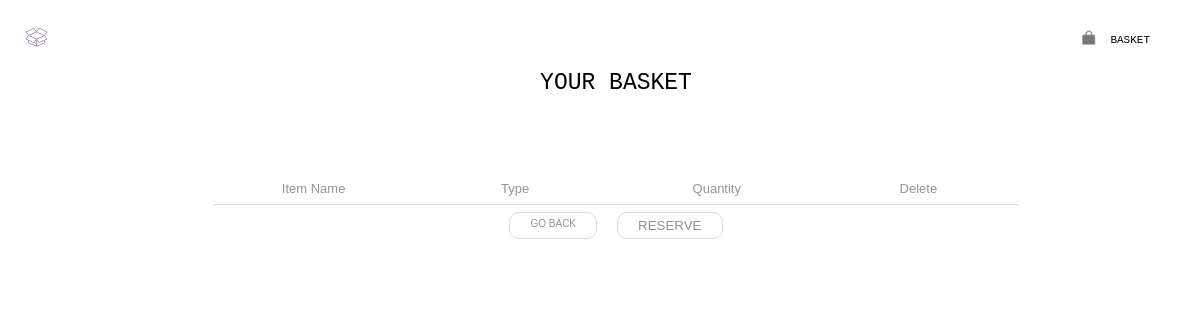
Page /basket/ on the earlier database version.
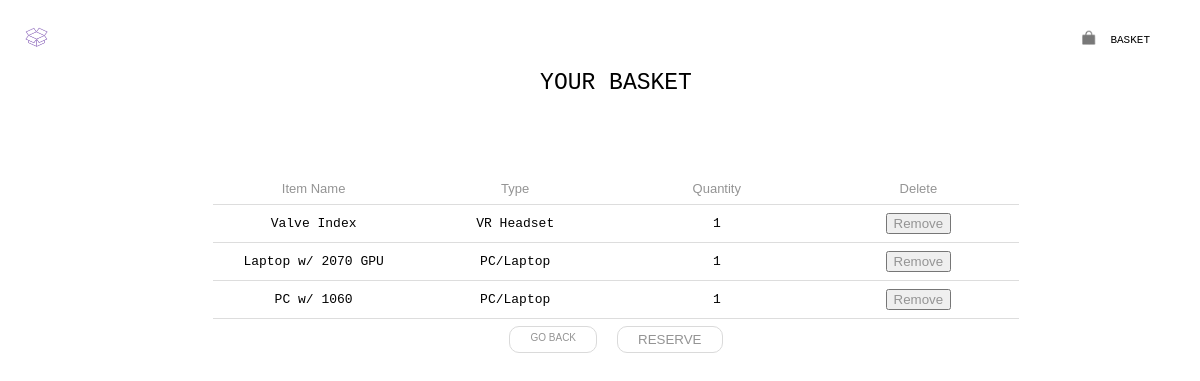
Same page on the later database version.
### inventory/models.py (models this page shows)
class Basket(models.Model):
    user = models.ForeignKey(User, on_delete=models.CASCADE)
    inventory_item = models.ForeignKey(InventoryItem, on_delete=models.CASCADE)
    quantity = models.IntegerField(default=1)
    class Meta:
        db_table = 'basket'

class InventoryItem(models.Model):
    name = models.CharField(max_length=100)
    item_type = models.CharField(max_length=100, default='')
    status = models.CharField(max_length=100, default='Available')
    quantity = models.IntegerField(default=0)
    audit_date = models.DateField(default=None, null=True, blank=True)
    location = models.CharField(max_length=100, default='')
    availability = models.BooleanField(default=False)
    comments = models.CharField(max_length=200, default='')
    onsite_only = models.BooleanField(default=False)
    return_date = models.DateField(default=None, null=True, blank=True)
    class Meta:
        db_table = 'inventory_item'

### inventory/views.py (the view)
# urls.py: path("basket/", views.basket, name="basket"),
def basket(request):
    basket_items = Basket.objects.all()
    return render(request, 'basket.html', {'basket': basket_items})

### templates/basket.html (shortened to what this page needs)
{% load static %}
<!DOCTYPE html>
<html lang="en">
<head>
     <link rel="stylesheet" href="{% static 'css/basket.css'%}">
</head>
<body>
<div class="basket-header">
         YOUR BASKET
</div>
<div class="logo"> <a href="{% url 'dashboard-user' %}">
    <img src="{% static 'images/purplelogo.png' %}" alt="Menu Icon" width="63" height="63"> </a>
</div>
 <div class="basket-icon"> <a href="{% url 'basket' %}">
         <img src="{% static 'images/basket.png' %}" alt="Basket Icon" width="50" height="50"></a>
     <div class="basket-text"> <a href="{% url 'basket' %}">BASKET</a></div>
 </div>
<section id = "basket-items">
        <table>
            <thead>
                <tr>
                        <th>Item Name</th>
                        <th>Type</th>
                        <th>Quantity</th>
                        <th>Delete</th>
                </tr>
            </thead>
            <tbody>
                {% for basket_item in basket %}
                <tr class="inventory-item" data-user="{{ basket_item.user }}" data-item="{{ basket_item.item }}">
                    <td>{{ basket_item.inventory_item.name }}</td>
                    <td>{{ basket_item.inventory_item.item_type }}</td>
                    <td>{{ basket_item.quantity }}</td>
                    <td><button class = "remove" data-item-id="{{ basket_item.id }}"><a href="{% url 'remove_item' basket_item.id %}">Remove</a></button></td>
                </tr>
                {% endfor %}
            </tbody>
        </table>
</section>
<div class="action-buttons">
    <div class="go-back"><a href="{% url 'inventory-user' %}"> GO BACK </a></div>
    <div class="reserve">
        <form action="{% url 'reserve-all-items' %}" method="post">
        <button type="submit" class="reserve-button">RESERVE</button>
    </form>
    </div>
</div>
</body>
</html>

Differences in the rows shown:
added Basket: inventory_item.name "Valve Index", inventory_item.item_type "VR Headset", quantity "1"
added Basket: inventory_item.name "Laptop w/ 2070 GPU", inventory_item.item_type "PC/Laptop", quantity "1"
added Basket: inventory_item.name "PC w/ 1060", inventory_item.item_type "PC/Laptop", quantity "1"
